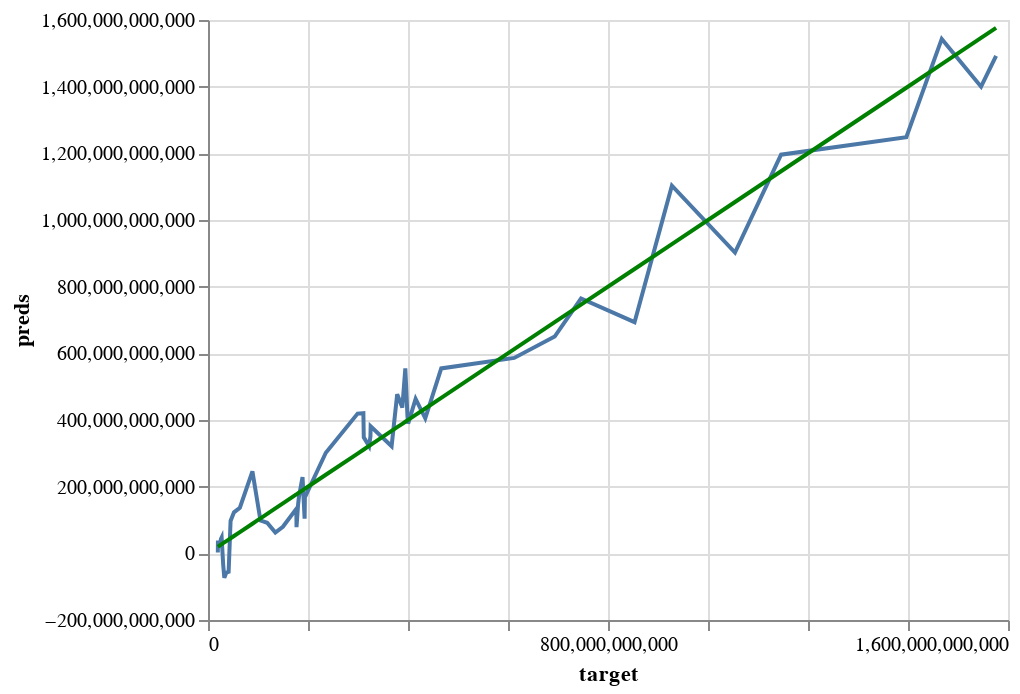

The cell this chart's notebook holds for it:
### Code cell
# Solution
pred_chart = alt.Chart(pd.DataFrame({'target': y, 'preds': y_preds2})).mark_line().encode(
    x='target',
    y='preds'
  )
pred_chart + perfect
